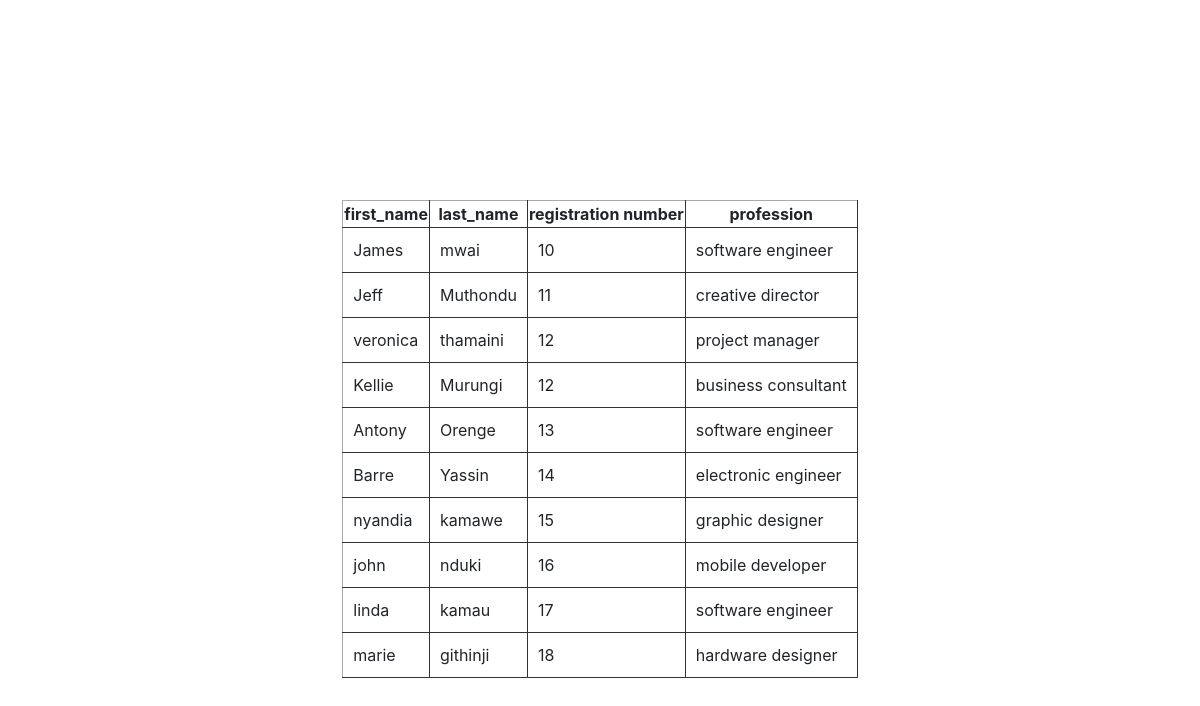
Before: /teacher/list/ with the older database file.
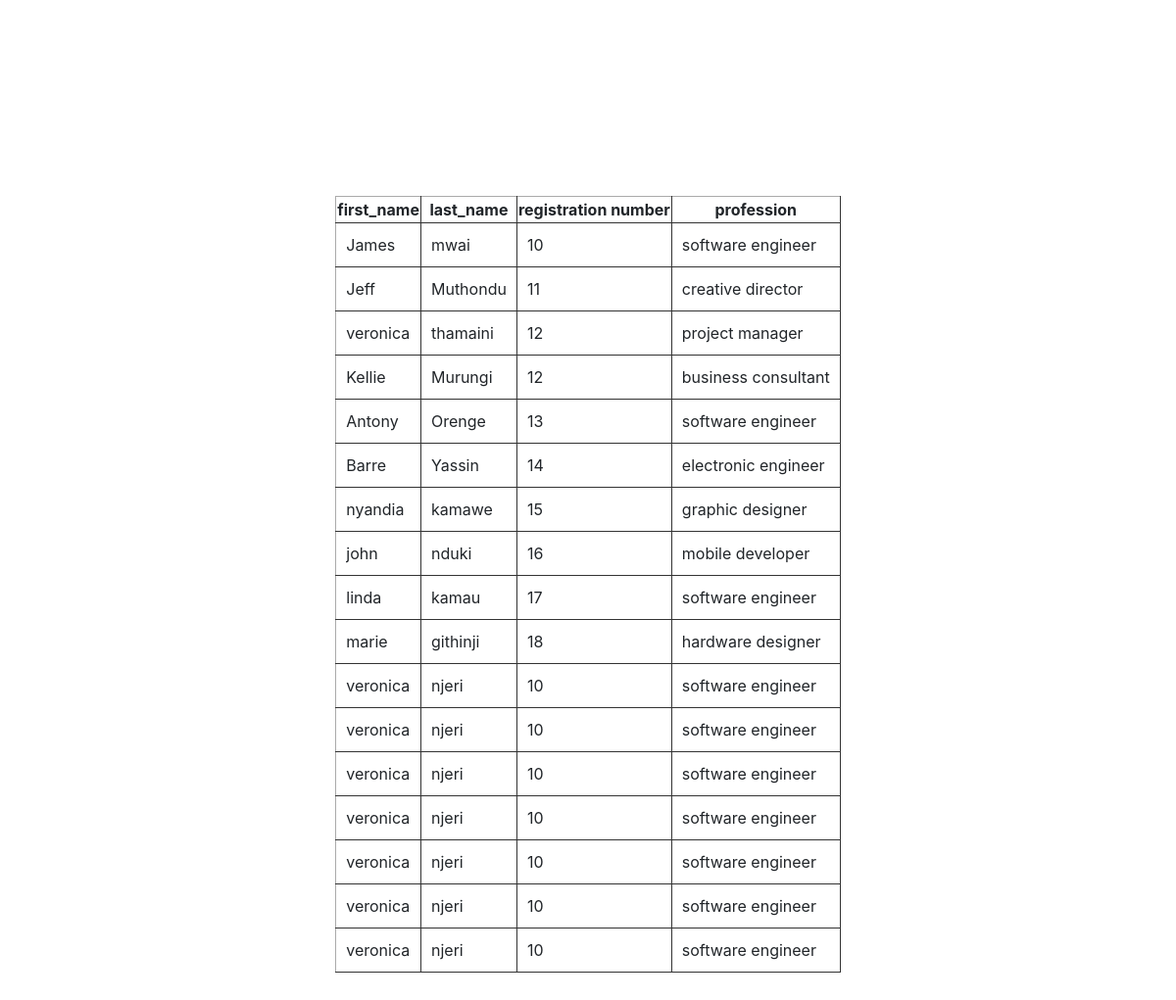
After: the same page with the newer database file.
### teacher/models.py (models this page shows, shortened)
class Teacher(models.Model):
    first_name=models.CharField(max_length=50)
    last_name=models.CharField(max_length=50)
    id_number=models.IntegerField()
    registration_number=models.CharField(max_length=50)
    place_of_residence=models.CharField(max_length=50)
    phone_number=models.CharField(max_length=50)
    email=models.EmailField(max_length=50)
    date_joined=models.DateField()
    profession=models.CharField(max_length=50)

### teacher/views.py (the view)
# urls.py: path("list/",list_teachers,name="list_teachers"),
def list_teachers(request):
	teachers = Teacher.objects.all()
	return render(request,"list_teachers.html",{"teachers":teachers})

### teacher/templates/list_teachers.html (shortened to what this page needs)
<!DOCTYPE html>
<!DOCTYPE html>
<html>
<head>
  <link rel="stylesheet" href="https://stackpath.bootstrapcdn.com/bootstrap/4.1.3/css/bootstrap.min.css">
</head>
<body>
	<table>
		<tr>
			<th>first_name</th>
			<th>last_name</th>
			<th>registration number</th>
			<th>profession</th>
          {% for teacher in teachers %}
        <tr>
          <td>{{teacher.first_name}}</td>
          <td>{{teacher.last_name}}</td>
          <td>{{teacher.registration_number}}</td>
          <td>{{teacher.profession}}</td>
      </tr>
       {% endfor %}
	</table>
</body>
</html>

### teacher/templates/list_teachers.html (style rules this page uses)
body { margin:0 auto; background-color:white; padding:200px 200px 200px 200px; display:table; }
table { border:1px solid #aaa; border-collapse: collapse; }
table tr { border-bottom: 1px solid #333; }
table tr td { padding: 10px; border-right: 1px solid #333; }
th { border-right: 1px solid #333; text-align: center; }

Changed rows visible on the page:
added Teacher: first_name "veronica", last_name "njeri", registration_number "10", profession "software engineer"
added Teacher: first_name "veronica", last_name "njeri", registration_number "10", profession "software engineer"
added Teacher: first_name "veronica", last_name "njeri", registration_number "10", profession "software engineer"
added Teacher: first_name "veronica", last_name "njeri", registration_number "10", profession "software engineer"
added Teacher: first_name "veronica", last_name "njeri", registration_number "10", profession "software engineer"
added Teacher: first_name "veronica", last_name "njeri", registration_number "10", profession "software engineer"
added Teacher: first_name "veronica", last_name "njeri", registration_number "10", profession "software engineer"
